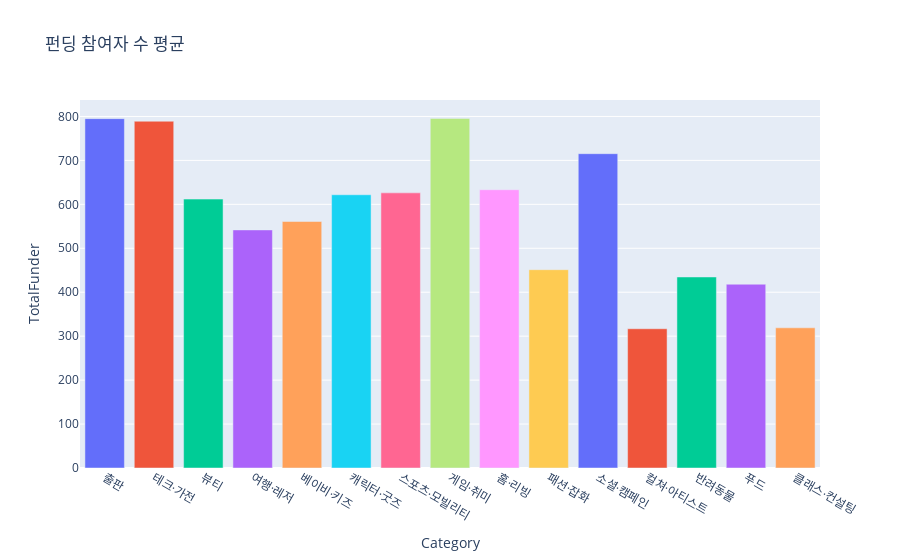

Notebook cell for this chart:
### Code cell
fig = px.bar(wadiz_list_group, x="Category", y="TotalFunder", color="Category", title="펀딩 참여자 수 평균")
fig.update_layout(showlegend=False)
fig.show()

### Figure 1 — Plotly figure (JSON) as saved in the notebook; plotly's stock layout.template omitted (floating-point values rounded to 4 significant figures)
{"data": [{"alignmentgroup": "True", "hovertemplate": "Category=%{x}<br>TotalFunder=%{y}<extra></extra>", "legendgroup": "출판", "marker": {"color": "#636efa", "pattern": {"shape": ""}}, "name": "출판", "offsetgroup": "출판", "orientation": "v", "showlegend": true, "textposition": "auto", "type": "bar", "x": ["출판"], "xaxis": "x", "y": [795.0], "yaxis": "y"}, {"alignmentgroup": "True", "hovertemplate": "Category=%{x}<br>TotalFunder=%{y}<extra></extra>", "legendgroup": "테크·가전", "marker": {"color": "#EF553B", "pattern": {"shape": ""}}, "name": "테크·가전", "offsetgroup": "테크·가전", "orientation": "v", "showlegend": true, "textposition": "auto", "type": "bar", "x": ["테크·가전"], "xaxis": "x", "y": [789.2], "yaxis": "y"}, {"alignmentgroup": "True", "hovertemplate": "Category=%{x}<br>TotalFunder=%{y}<extra></extra>", "legendgroup": "뷰티", "marker": {"color": "#00cc96", "pattern": {"shape": ""}}, "name": "뷰티", "offsetgroup": "뷰티", "orientation": "v", "showlegend": true, "textposition": "auto", "type": "bar", "x": ["뷰티"], "xaxis": "x", "y": [612.0], "yaxis": "y"}, {"alignmentgroup": "True", "hovertemplate": "Category=%{x}<br>TotalFunder=%{y}<extra></extra>", "legendgroup": "여행·레저", "marker": {"color": "#ab63fa", "pattern": {"shape": ""}}, "name": "여행·레저", "offsetgroup": "여행·레저", "orientation": "v", "showlegend": true, "textposition": "auto", "type": "bar", "x": ["여행·레저"], "xaxis": "x", "y": [541.8], "yaxis": "y"}, {"alignmentgroup": "True", "hovertemplate": "Category=%{x}<br>TotalFunder=%{y}<extra></extra>", "legendgroup": "베이비·키즈", "marker": {"color": "#FFA15A", "pattern": {"shape": ""}}, "name": "베이비·키즈", "offsetgroup": "베이비·키즈", "orientation": "v", "showlegend": true, "textposition": "auto", "type": "bar", "x": ["베이비·키즈"], "xaxis": "x", "y": [561.0], "yaxis": "y"}, {"alignmentgroup": "True", "hovertemplate": "Category=%{x}<br>TotalFunder=%{y}<extra></extra>", "legendgroup": "캐릭터·굿즈", "marker": {"color": "#19d3f3", "pattern": {"shape": ""}}, "name": "캐릭터·굿즈", "offsetgroup": "캐릭터·굿즈", "orientation": "v", "showlegend": true, "textposition": "auto", "type": "bar", "x": ["캐릭터·굿즈"], "xaxis": "x", "y": [621.8], "yaxis": "y"}, {"alignmentgroup": "True", "hovertemplate": "Category=%{x}<br>TotalFunder=%{y}<extra></extra>", "legendgroup": "스포츠·모빌리티", "marker": {"color": "#FF6692", "pattern": {"shape": ""}}, "name": "스포츠·모빌리티", "offsetgroup": "스포츠·모빌리티", "orientation": "v", "showlegend": true, "textposition": "auto", "type": "bar", "x": ["스포츠·모빌리티"], "xaxis": "x", "y": [626.1], "yaxis": "y"}, {"alignmentgroup": "True", "hovertemplate": "Category=%{x}<br>TotalFunder=%{y}<extra></extra>", "legendgroup": "게임·취미", "marker": {"color": "#B6E880", "pattern": {"shape": ""}}, "name": "게임·취미", "offsetgroup": "게임·취미", "orientation": "v", "showlegend": true, "textposition": "auto", "type": "bar", "x": ["게임·취미"], "xaxis": "x", "y": [795.6], "yaxis": "y"}, {"alignmentgroup": "True", "hovertemplate": "Category=%{x}<br>TotalFunder=%{y}<extra></extra>", "legendgroup": "홈·리빙", "marker": {"color": "#FF97FF", "pattern": {"shape": ""}}, "name": "홈·리빙", "offsetgroup": "홈·리빙", "orientation": "v", "showlegend": true, "textposition": "auto", "type": "bar", "x": ["홈·리빙"], "xaxis": "x", "y": [633.3], "yaxis": "y"}, {"alignmentgroup": "True", "hovertemplate": "Category=%{x}<br>TotalFunder=%{y}<extra></extra>", "legendgroup": "패션·잡화", "marker": {"color": "#FECB52", "pattern": {"shape": ""}}, "name": "패션·잡화", "offsetgroup": "패션·잡화", "orientation": "v", "showlegend": true, "textposition": "auto", "type": "bar", "x": ["패션·잡화"], "xaxis": "x", "y": [451.3], "yaxis": "y"}, {"alignmentgroup": "True", "hovertemplate": "Category=%{x}<br>TotalFunder=%{y}<extra></extra>", "legendgroup": "소셜·캠페인", "marker": {"color": "#636efa", "pattern": {"shape": ""}}, "name": "소셜·캠페인", "offsetgroup": "소셜·캠페인", "orientation": "v", "showlegend": true, "textposition": "auto", "type": "bar", "x": ["소셜·캠페인"], "xaxis": "x", "y": [715.3], "yaxis": "y"}, {"alignmentgroup": "True", "hovertemplate": "Category=%{x}<br>TotalFunder=%{y}<extra></extra>", "legendgroup": "컬쳐·아티스트", "marker": {"color": "#EF553B", "pattern": {"shape": ""}}, "name": "컬쳐·아티스트", "offsetgroup": "컬쳐·아티스트", "orientation": "v", "showlegend": true, "textposition": "auto", "type": "bar", "x": ["컬쳐·아티스트"], "xaxis": "x", "y": [316.9], "yaxis": "y"}, {"alignmentgroup": "True", "hovertemplate": "Category=%{x}<br>TotalFunder=%{y}<extra></extra>", "legendgroup": "반려동물", "marker": {"color": "#00cc96", "pattern": {"shape": ""}}, "name": "반려동물", "offsetgroup": "반려동물", "orientation": "v", "showlegend": true, "textposition": "auto", "type": "bar", "x": ["반려동물"], "xaxis": "x", "y": [434.7], "yaxis": "y"}, {"alignmentgroup": "True", "hovertemplate": "Category=%{x}<br>TotalFunder=%{y}<extra></extra>", "legendgroup": "푸드", "marker": {"color": "#ab63fa", "pattern": {"shape": ""}}, "name": "푸드", "offsetgroup": "푸드", "orientation": "v", "showlegend": true, "textposition": "auto", "type": "bar", "x": ["푸드"], "xaxis": "x", "y": [418.2], "yaxis": "y"}, {"alignmentgroup": "True", "hovertemplate": "Category=%{x}<br>TotalFunder=%{y}<extra></extra>", "legendgroup": "클래스·컨설팅", "marker": {"color": "#FFA15A", "pattern": {"shape": ""}}, "name": "클래스·컨설팅", "offsetgroup": "클래스·컨설팅", "orientation": "v", "showlegend": true, "textposition": "auto", "type": "bar", "x": ["클래스·컨설팅"], "xaxis": "x", "y": [319], "yaxis": "y"}], "layout": {"barmode": "relative", "legend": {"title": {"text": "Category"}, "tracegroupgap": 0}, "showlegend": false, "title": {"text": "펀딩 참여자 수 평균"}, "xaxis": {"anchor": "y", "categoryarray": ["출판", "테크·가전", "뷰티", "여행·레저", "베이비·키즈", "캐릭터·굿즈", "스포츠·모빌리티", "게임·취미", "홈·리빙", "패션·잡화", "소셜·캠페인", "컬쳐·아티스트", "반려동물", "푸드", "클래스·컨설팅"], "categoryorder": "array", "domain": [0, 1], "title": {"text": "Category"}}, "yaxis": {"anchor": "x", "domain": [0, 1], "title": {"text": "TotalFunder"}}}}
